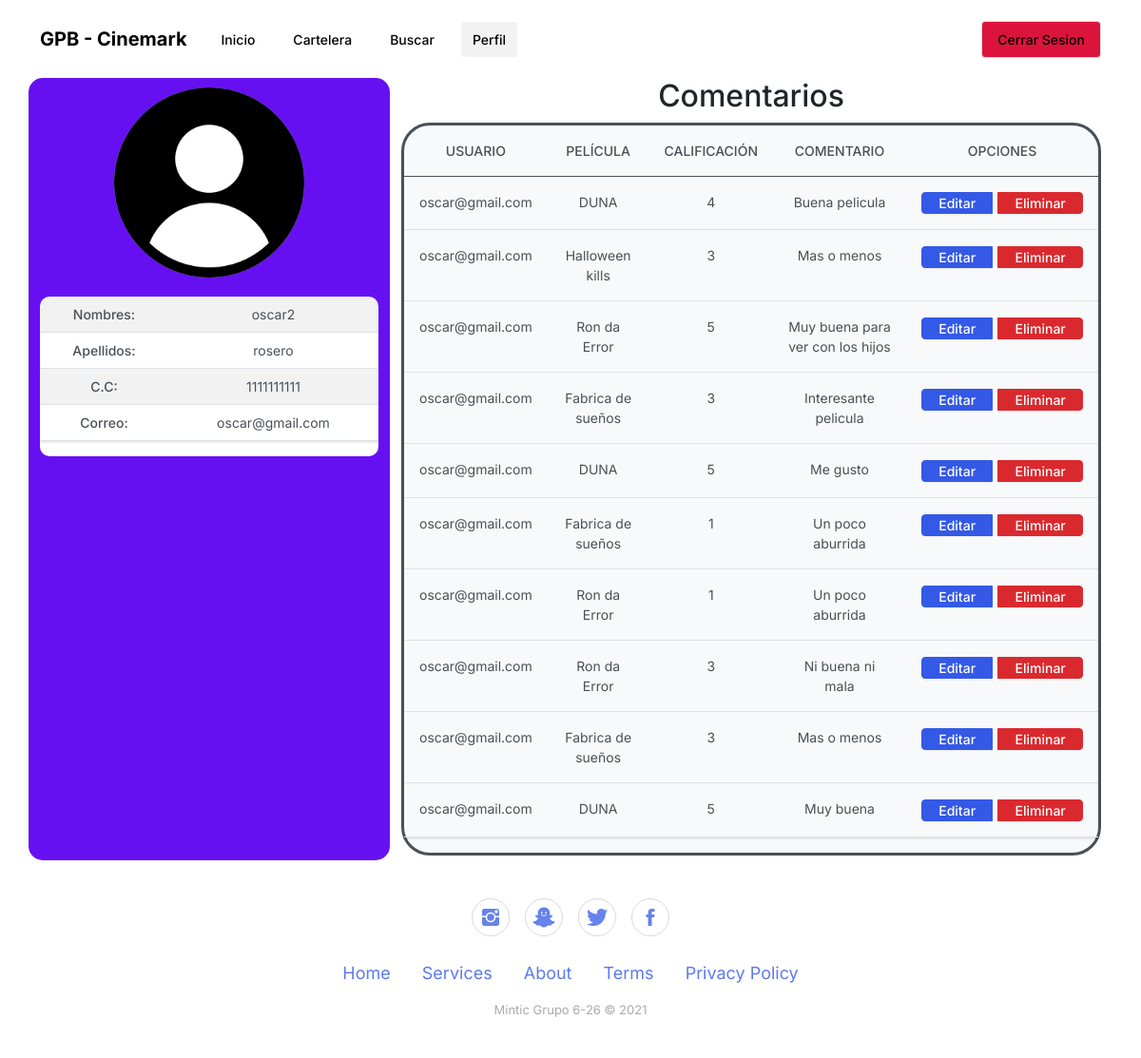
Page /perfil/1 (signed in) on the committed database.
### tables this page shows
CREATE TABLE usuarios (id_usuario INTEGER PRIMARY KEY AUTOINCREMENT, nombre VARCHAR NOT NULL, apellidos VARCHAR, documento INTEGER NOT NULL, correo VARCHAR NOT NULL, clave VARCHAR NOT NULL, rol VARCHAR NOT NULL);

CREATE TABLE comentarios (usuario INTEGER, comentario VARCHAR NOT NULL, id_pelicula INTEGER, puntaje INTEGER NOT NULL, nombrePelicula VARCHAR, id_comentario INTEGER PRIMARY KEY AUTOINCREMENT);

### app.py (the view)
@app.route("/perfil/<string:id>", methods=["GET","POST"])
def perfil(id=id):
    if "usuario" in session:
        try:
            with sqlite3.connect(ruta_db) as con:
                con.row_factory = sqlite3.Row #Convierte la respuesta de la BD en un diccionario
                cur = con.cursor()
                cur.execute("SELECT * FROM usuarios WHERE id_usuario=?",[id])
                row_perfil = cur.fetchone()
                cur=con.cursor()
                cur.execute("SELECT rol FROM usuarios WHERE correo=?",[session["usuario"]])
                row = cur.fetchone()
                rol=row[0]
                con.row_factory = sqlite3.Row #Convierte la respuesta de la BD en un diccionario
                cur = con.cursor()
                cur.execute("SELECT * FROM comentarios WHERE usuario=?",[session["usuario"]])
                row_comentarios = cur.fetchall()
                return render_template(ruta_perfil,row_usuario=row_perfil,rol=rol,row_comentarios=row_comentarios)
        except Error:
            print(Error)
    return redirect("/login")

### templates/Perfil.html (shortened to what this page needs)
<!DOCTYPE html>
<html lang="es">
<head>
    <link rel="stylesheet" href="{{ url_for('static', filename='css/styles.css') }}">
    <link rel="stylesheet" href="{{ url_for('static', filename='bootstrap/css/bootstrap.min.css') }}">
    <link rel="stylesheet" href="{{ url_for('static', filename='fonts/ionicons.min.css') }}">
    <link rel="stylesheet" href="https://cdnjs.cloudflare.com/ajax/libs/Swiper/6.4.8/swiper-bundle.min.css">
</head>
<body>
    <nav class="navbar navbar-light navbar-expand-md navigation-clean-button">
        <div class="container"><a class="navbar-brand" href="/"><strong>GPB - Cinemark</strong><br></a>
            <div class="collapse navbar-collapse text-truncate" id="navcol-1">
                <ul class="navbar-nav me-auto">
                    <li class="nav-item"><a class="nav-link nav-link" href="/">Inicio</a></li>
                    <li class="nav-item"><a class="nav-link" href="/cartelera">Cartelera</a></li>
                    <li class="nav-item"><a class="nav-link " href="/buscar">Buscar</a></li>
                    {% if rol == "administrador" or rol=="superadministrador" %}
                        <li class="nav-item"><a class="nav-link active nav-link" href="/perfil">Perfil</a></li>
                        <li class="nav-item"><a class="nav-link" href="/dashboard">Administrar</a></li>
                    {% else %}
                        <li class="nav-item"><a class="nav-link active nav-link" href="/perfil">Perfil</a></li>
                    {% endif %}
                </ul>
                <span class="navbar-text actions">
                    <a class="btn btn-light action-button logout" href="/logout">Cerrar Sesion</a>
                </span>
            </div>
        </div>
    </nav>
    <div class="container">
        <div class="row text-start" style="justify-content: center;">
            <div class="col-md-4 text-center" style="background: var(--bs-indigo);border-radius: 15px;border: 1px solid var(--bs-table-striped-color);"><img class="rounded-circle" style="height: 200px;width: auto;min-height: 200px;max-height: auto;background: var(--bs-gray-600);border-radius: 15px;border: 1px none var(--bs-indigo);margin-top: 10px;" src="{{ url_for('static', filename='img/usuario.png') }}">
                <div class="table-responsive" style="background: #ffffff;margin-top: 20px;height: auto;width: auto;margin-bottom: 10px;border-radius: 10px;border-color: var(--bs-gray-900);">
                    <table class="table table-striped table-hover table-sm">
                        <tbody>
                            <tr>
                                <th>Nombres:</th>
                                <td>{{row_usuario.nombre}}</td>
                            </tr>
                            <tr>
                                <th>Apellidos:</th>
                                <td>{{row_usuario.apellidos}}</td>
                            </tr>
                            <tr>
                                <th>C.C:</th>
                                <td>{{row_usuario.documento}}</td>
                            </tr>
                            <tr>
                                <th>Correo:</th>
                                <td>{{row_usuario.correo}}</td>
                            </tr>
                        </tbody>
                    </table>
                </div>
            </div>
            <div class="col">
                <h2 class="text-center">Comentarios</h2>
                <div class="text-center" style="background: var(--bs-gray-100);border-style: solid;border-radius: 30px;margin-top: 5px;margin-bottom: 5px;">
                    <div class="table-responsive">
                        <table class="table">
                            <thead>
                                <tr>
                                    <th>Usuario</th>
                                    <th>Película</th>
                                    <th>calificación</th>
                                    <th>comentario</th>
                                    <th>opciones</th>
                                </tr>
                            </thead>
                            <tbody>
                                {% for r in row_comentarios %}
                                <tr>
                                    <td>{{r.usuario}}</td>
                                    <td>{{r.nombrePelicula}}</td>
                                    <td>{{r.puntaje}}</td>
                                    <td>{{r.comentario}}</td>
                                    <td>
                                        <div class="btn-group" role="group" style="margin: auto;height: auto;padding-right: 0px;width: auto;min-width: 170px;"><button class="btn btn-primary" type="button" style="padding-top: 0;padding-right: 0;padding-bottom: 0;padding-left: 0;margin-right: 5px;">Editar</button><button class="btn btn-danger" type="button" style="padding: 0px 0px;margin-left: 0px;" onclick="window.location.href='/eliminarComentario/{{r.id_comentario}}/{{row_usuario.id_usuario}}'">Eliminar</button></div>
                                    </td>
                                </tr>
                                {% endfor %}
                            </tbody>
                        </table>
                    </div>
                </div>
            </div>
        </div>
    </div>
    <footer class="text-center text-primary footer-basic" title="asdasd">
        <div class="social"><a href="#"><i class="icon ion-social-instagram"></i></a><a href="#"><i class="icon ion-social-snapchat"></i></a><a href="#"><i class="icon ion-social-twitter"></i></a><a href="#"><i class="icon ion-social-facebook"></i></a></div>
        <ul class="list-inline">
            <li class="list-inline-item"><a href="index.html">Home</a></li>
            <li class="list-inline-item"><a href="#">Services</a></li>
            <li class="list-inline-item"><a href="#">About</a></li>
            <li class="list-inline-item"><a href="#">Terms</a></li>
            <li class="list-inline-item"><a href="#">Privacy Policy</a></li>
        </ul>
        <p class="copyright">Mintic Grupo 6-26&nbsp;© 2021</p>
    </footer>
</body>
</html>

### static/css/styles.css (style rules this page uses)
.logout { color:white; background-color: crimson !important; }
.footer-basic { padding: 40px 0; background-color: #ffffff; color: #4b4c4d; }
.footer-basic ul { padding: 0; list-style: none; text-align: center; font-size: 18px; line-height: 1.6; margin-bottom: 0; }
.footer-basic li { padding: 0 10px; }
.footer-basic ul a { color: inherit; text-decoration: none; opacity: 0.8; }
.footer-basic .social { text-align: center; padding-bottom: 25px; }
.footer-basic .social > a { font-size: 24px; width: 40px; height: 40px; line-height: 40px; display: inline-block; text-align: center; border-radius: 50%; border: 1px solid #ccc; margin: 0 8px; color: inherit; opacity: 0.75; }
.footer-basic .copyright { margin-top: 15px; text-align: center; font-size: 13px; color: #aaa; margin-bottom: 0; }

### rows in the picture
usuarios: nombre "oscar2", apellidos "rosero", documento "1111111111", correo "oscar@gmail.com"
comentarios: usuario "oscar@gmail.com", nombrePelicula "DUNA", puntaje "4", comentario "Buena pelicula"
comentarios: usuario "oscar@gmail.com", nombrePelicula "Halloween kills", puntaje "3", comentario "Mas o menos"
comentarios: usuario "oscar@gmail.com", nombrePelicula "Ron da Error", puntaje "5", comentario "Muy buena para ver con los hijos"
comentarios: usuario "oscar@gmail.com", nombrePelicula "Fabrica de sueños", puntaje "3", comentario "Interesante pelicula"
comentarios: usuario "oscar@gmail.com", nombrePelicula "DUNA", puntaje "5", comentario "Me gusto"
comentarios: usuario "oscar@gmail.com", nombrePelicula "Fabrica de sueños", puntaje "1", comentario "Un poco aburrida"
comentarios: usuario "oscar@gmail.com", nombrePelicula "Ron da Error", puntaje "1", comentario "Un poco aburrida"
comentarios: usuario "oscar@gmail.com", nombrePelicula "Ron da Error", puntaje "3", comentario "Ni buena ni mala"
comentarios: usuario "oscar@gmail.com", nombrePelicula "Fabrica de sueños", puntaje "3", comentario "Mas o menos"
comentarios: usuario "oscar@gmail.com", nombrePelicula "DUNA", puntaje "5", comentario "Muy buena"
